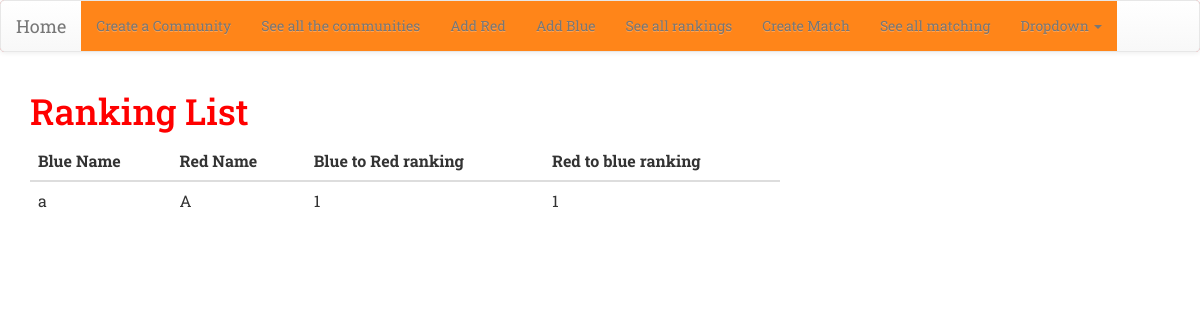
The app's page /ranking_list/, older data.
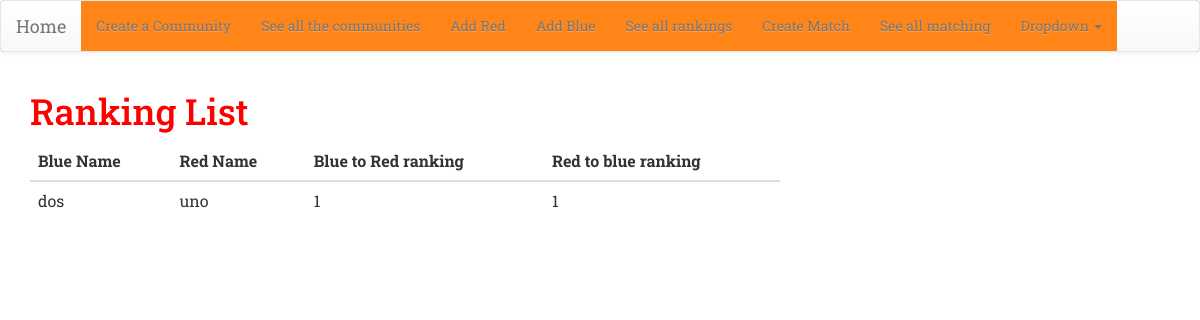
The same page, newer data.
### match/models.py (models this page shows)
class Ranking(models.Model):
    red_to_blue_score = models.PositiveIntegerField(null=True)
    blue_to_red_score = models.PositiveIntegerField(null=True)
    red = models.ForeignKey('Red', on_delete=models.CASCADE)
    blue = models.ForeignKey('Blue', on_delete=models.CASCADE )

class Blue(models.Model):
    name = models.CharField(max_length=50)
    community = models.ForeignKey('Community', on_delete=models.CASCADE)
    pairing = models.ForeignKey('Pairing', on_delete=models.CASCADE, null=True)
    class Meta:
        unique_together = (("community", "name"),)
    def __str__(self):
        return self.name

class Red(models.Model):
    name =  models.CharField(max_length=50)
    community = models.ForeignKey('Community', on_delete=models.CASCADE)
    pairing = models.ForeignKey('Pairing', on_delete=models.CASCADE, null=True)
    class Meta:
        unique_together = (("community", "name"),)
    def __str__(self):
        return self.name

### match/views.py (the view)
# urls.py: path('ranking_list/', views.ranking_list, name='ranking_list'),
def ranking_list(request):
    rankings = Ranking.objects.all()
    return render(request, 'match/ranking_list.html', {'rankings': rankings})

### match/templates/match/ranking_list.html
{% extends 'match/base.html' %}
{% block content %}
<h1>Ranking List</h1>
<table class="table">
  <thead>
    <tr>
      <th scope="col">Blue Name</th>
      <th scope="col">Red Name</th>
      <th scope="col">Blue to Red ranking</th>
      <th scope="col">Red to blue ranking</th>
    </tr>
  </thead>
  <tbody>
    {% for ranking in rankings %}
    <tr>
      <td>{{ ranking.blue }}</td>
      <td>{{ ranking.red }}</td>
      <td>{{ ranking.blue_to_red_score }}</td>
      <td>{{ ranking.red_to_blue_score }}</td>
    </tr>
    {% endfor %}
  </tbody>
</table>
{% endblock %}

Row changes from the older to the newer data that the page shows:
removed Ranking: blue "a", red "A", blue_to_red_score "1", red_to_blue_score "1"
added Ranking: blue "dos", red "uno", blue_to_red_score "1", red_to_blue_score "1"
